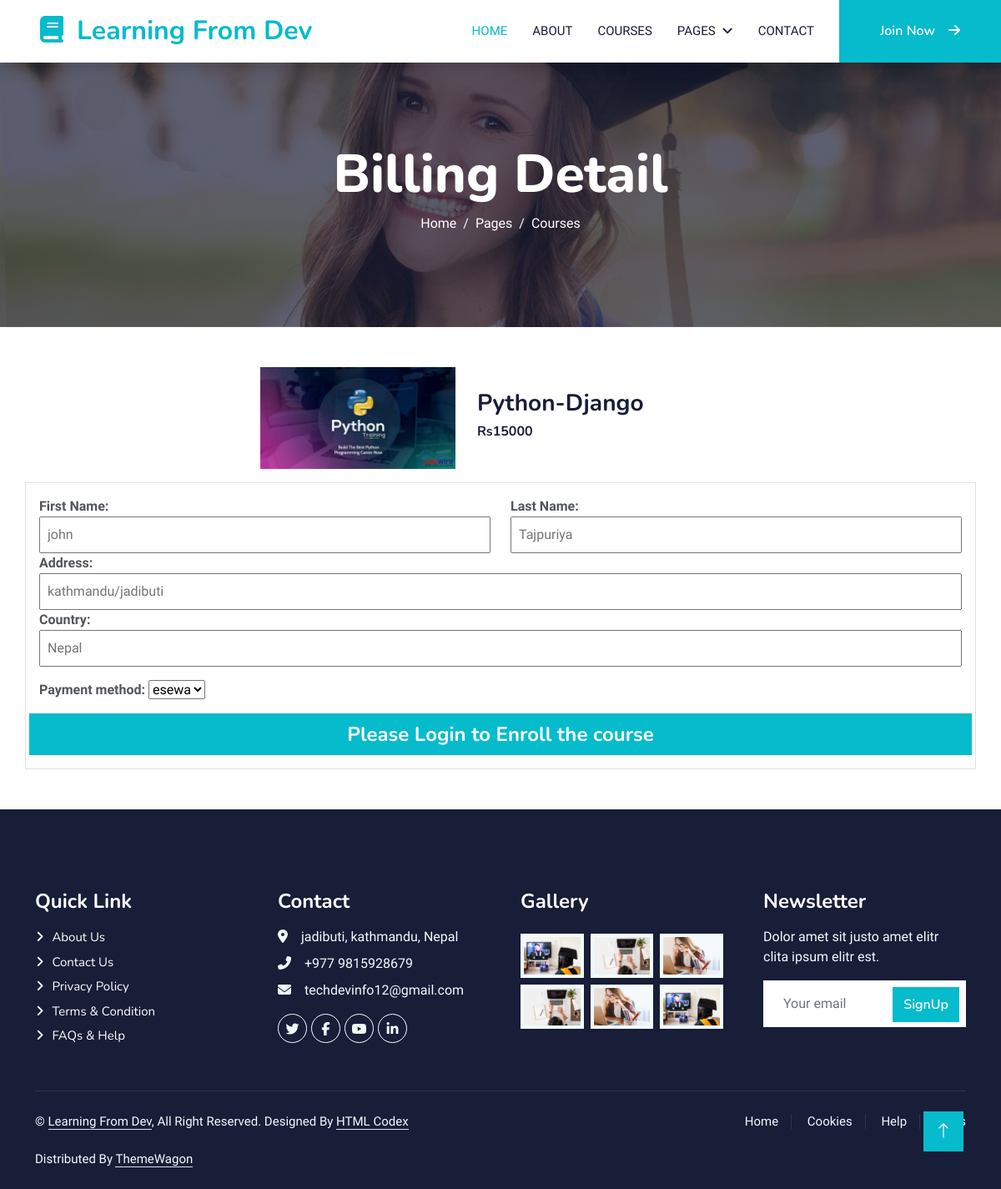
The page /Billing-details/1 on the database its author committed.
### app/models.py (models this page shows, shortened)
class Course(models.Model):
    name=models.CharField(max_length=100)
    category=models.ForeignKey(Category, on_delete=models.CASCADE)
    image=models.ImageField(upload_to="images", null=True)
    price=models.IntegerField()

### app/views.py (the view)
# urls.py: path('Billing-details/<int:pk>', views.billinginfo, name="billing_info"),
def billinginfo(request,pk):
    course=Course.objects.get(pk=pk)
    if request.user.is_anonymous:
        mycourse=None
    else:
        try:
            mycourse=MyCourses.objects.get(name=course.name, user=request.user)
        except MyCourses.DoesNotExist:
            mycourse=None
    context={
        'course':course,
        'mycourse':mycourse
    }
    return render(request, "billingifo.html", context)

### app/templates/billingifo.html (shortened to what this page needs)
{% extends "base.html" %}
{% load static %}
{% block content %}
 <div class="container-fluid bg-primary py-5 mb-5 page-header">
    <div class="container py-5">
        <div class="row justify-content-center">
            <div class="col-lg-10 text-center">
                <h1 class="display-3 text-white animated slideInDown">Billing Detail</h1>
                <nav aria-label="breadcrumb">
                    <ol class="breadcrumb justify-content-center">
                        <li class="breadcrumb-item"><a class="text-white" href="#">Home</a></li>
                        <li class="breadcrumb-item"><a class="text-white" href="#">Pages</a></li>
                        <li class="breadcrumb-item text-white active" aria-current="page">Courses</li>
                    </ol>
                </nav>
            </div>
        </div>
    </div>
</div>
<div class="container d-flex w-50 align-items-center justify-content-between mx-auto">
    <div >
      <img width="90%" src="{{course.image.url}}" alt="">
    </div>
    <div class="w-100">
        <h3>{{course.name}}</h3>
        <h6>Rs{{course.price}}</h6>
    </div>
</div>
<div class="container mt-3 border p-3">
    <form action="{% url "enroll" course.id %}" method="post">
    <div class="row">
        <div class="col-lg-6 col-sm-12 col-md-6">
           <label class="fw-bolder" for="first_name" id="#first_name"  >First Name:</label>
           <input class="w-100 p-2" type="text" id="first_name" placeholder="john">
        </div>
        <div class="col-lg-6 col-sm-12 col-md-6">
            <label class="fw-bolder" for="last_name" id="#last_name"  >Last Name:</label>
            <input class="w-100 p-2" type="text" id="last_name" placeholder="Tajpuriya">
        </div>
        <div class="col-lg-12 col-sm-12 col-md-12">
            <label class="fw-bolder" for="address" id="#address" >Address:</label>
            <input class="w-100 p-2" type="text" id="address" placeholder="kathmandu/jadibuti">
        </div>
        <div class="col-lg-12 col-sm-12 col-md-12">
            <label class="fw-bolder" for="country" id="#country" >Country:</label>
            <input class="w-100 p-2" type="text" id="country" placeholder="Nepal">
        </div>
        <div class="col-lg-12 col-sm-12 col-md-12 mt-3">
            <label class="fw-bolder" for="payment" id="#payment" >Payment method:</label>
            <select name="" id="payment">
                <option value="esewa">esewa</option>
            </select>
        </div>
        {% if user.is_authenticated %}
        {% if mycourse %}
        <a class="btn btn-primary mt-3 fw-bolder fs-4">Already Enroll</a>
        {% else %}
        <button type="submit" class="btn btn-primary mt-3 fw-bolder fs-4">Enroll</button>
        {% endif %}
        {% else %}
        <a class="btn btn-primary mt-3 fw-bolder fs-4">Please Login to Enroll the course</a>
        {% endif %}
    </div>
</form>
</div>
{% endblock content %}

### app/static/css/style.css (style rules this page uses)
:root { --primary: #06BBCC; --light: #F0FBFC; --dark: #181d38; }
.btn { font-family: 'Nunito', sans-serif; font-weight: 600; transition: .5s; }
.btn.btn-primary, .btn.btn-secondary { color: #FFFFFF; }
.page-header { background: linear-gradient(rgba(24, 29, 56, .7), rgba(24, 29, 56, .7)), url(../img/carousel-1.jpg); background-position: center center; background-repeat: no-repeat; background-size: cover; }
.breadcrumb-item + .breadcrumb-item::before { color: var(--light); }

### rows shown on the page
Course: image (picture), name "Python-Django", price "15000"
